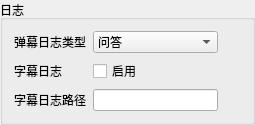
                <widget class="QGroupBox" name="groupBox_log">
                 <property name="title">
                  <string>日志</string>
                 </property>
                 <layout class="QGridLayout" name="gridLayout_47" columnstretch="9,1">
                  <item row="0" column="0">
                   <layout class="QGridLayout" name="gridLayout_46" columnstretch="1,5">
                    <item row="1" column="1">
                     <widget class="QComboBox" name="comboBox_comment_log_type">
                      <item>
                       <property name="text">
                        <string>问答</string>
                       </property>
                      </item>
                      <item>
                       <property name="text">
                        <string>问题</string>
                       </property>
                      </item>
                      <item>
                       <property name="text">
                        <string>回答</string>
                       </property>
                      </item>
                      <item>
                       <property name="text">
                        <string>不记录</string>
                       </property>
                      </item>
                     </widget>
                    </item>
                    <item row="1" column="0">
                     <widget class="QLabel" name="label_comment_log_type">
                      <property name="text">
                       <string>弹幕日志类型</string>
                      </property>
                     </widget>
                    </item>
                    <item row="3" column="0">
                     <widget class="QLabel" name="label_captions_file_path">
                      <property name="text">
                       <string>字幕日志路径</string>
                      </property>
                     </widget>
                    </item>
                    <item row="3" column="1">
                     <widget class="QLineEdit" name="lineEdit_captions_file_path"/>
                    </item>
                    <item row="2" column="0">
                     <widget class="QLabel" name="label_captions_enable">
                      <property name="text">
                       <string>字幕日志</string>
                      </property>
                     </widget>
                    </item>
                    <item row="2" column="1">
                     <widget class="QCheckBox" name="checkBox_captions_enable">
                      <property name="text">
                       <string>启用</string>
                      </property>
                     </widget>
                    </item>
                   </layout>
                  </item>
                  <item row="0" column="1">
                   <spacer name="horizontalSpacer_4">
                    <property name="orientation">
                     <enum>Qt::Horizontal</enum>
                    </property>
                    <property name="sizeHint" stdset="0">
                     <size>
                      <width>40</width>
                      <height>20</height>
                     </size>
                    </property>
                   </spacer>
                  </item>
                 </layout>
                </widget>
